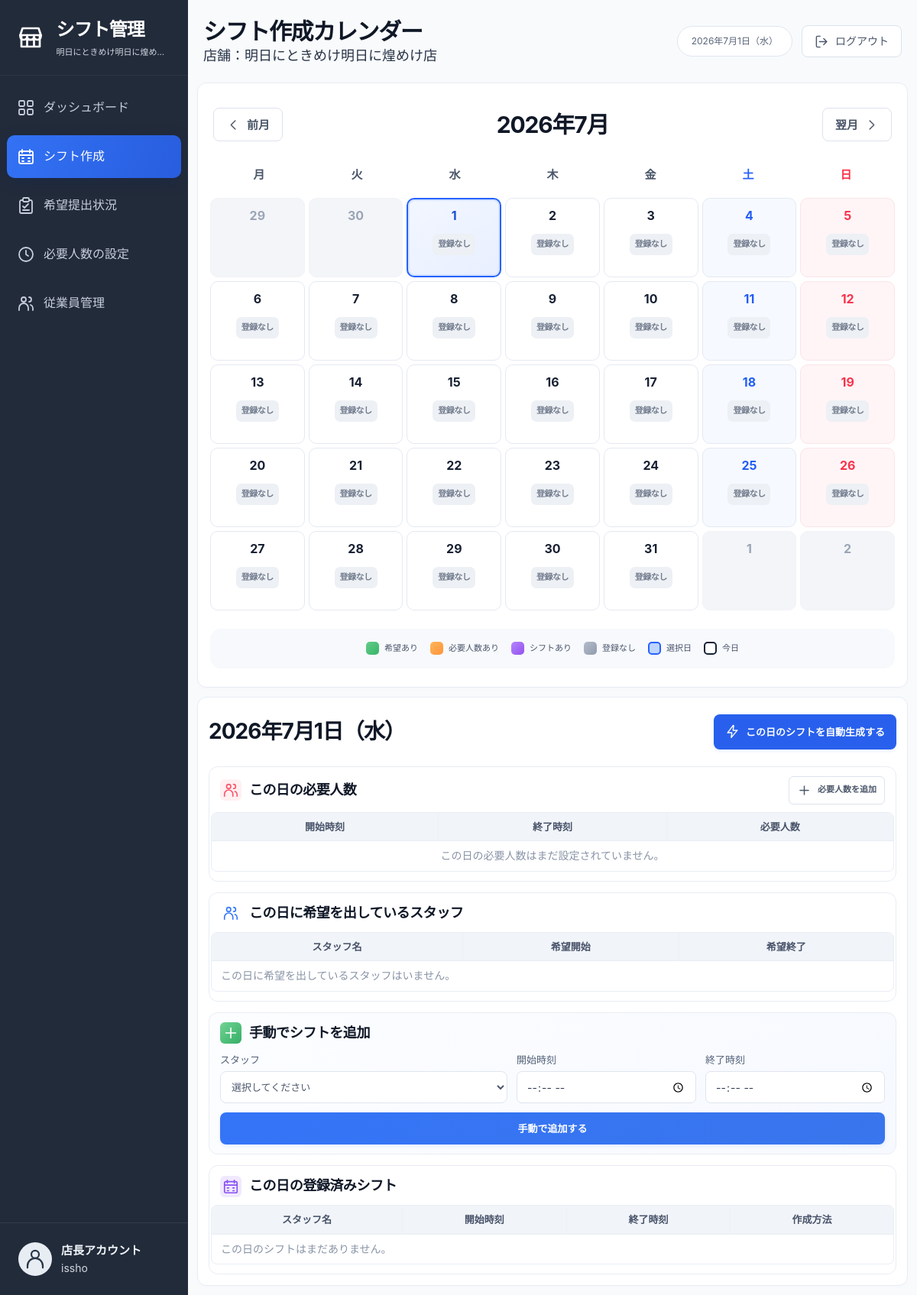
The page /manager/shifts/?year=2026&month=7 (signed in) on the database as committed earlier.
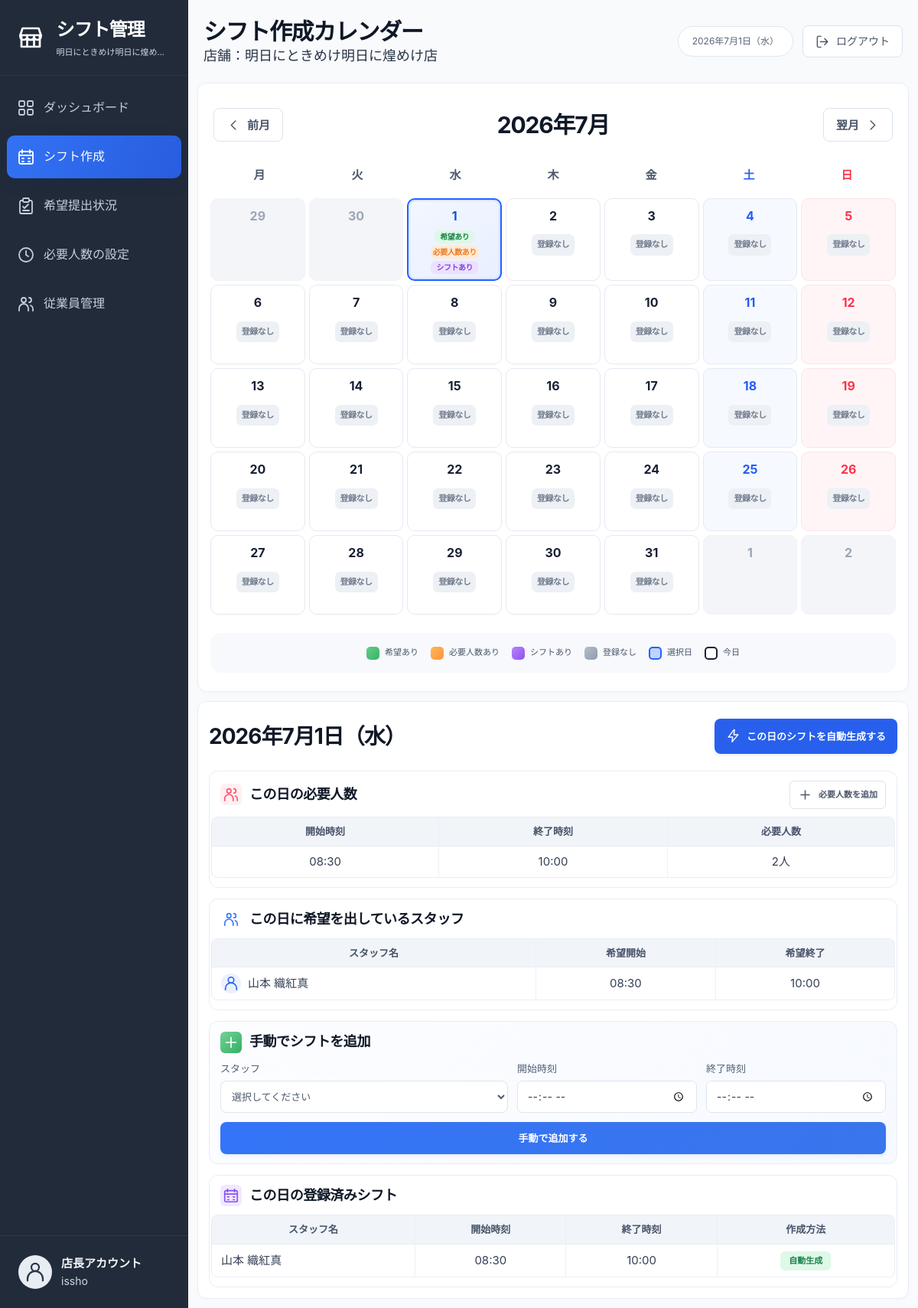
The same page on the database as committed later.
### shifts/models.py (models this page shows, shortened)
class Requirement(models.Model):
    store = models.ForeignKey(
        "accounts.Store",
        on_delete=models.CASCADE,
        related_name="requirements",
        null=True,
        blank=True,
    )
    work_date = models.DateField()
    start_time = models.TimeField()
    end_time = models.TimeField()
    required_staff_count = models.PositiveIntegerField()
    created_at = models.DateTimeField(auto_now_add=True)
    class Meta:
        ordering = ["work_date", "start_time"]

class Availability(models.Model):
    user = models.ForeignKey(
        settings.AUTH_USER_MODEL,
        on_delete=models.CASCADE
    )
    membership = models.ForeignKey(
        "accounts.StoreMembership",
        on_delete=models.CASCADE,
        related_name="availabilities",
        null=True,
        blank=True,
    )
    work_date = models.DateField()
    start_time = models.TimeField()
    end_time = models.TimeField()
    created_at = models.DateTimeField(auto_now_add=True)

class Shift(models.Model):
    user = models.ForeignKey(
        settings.AUTH_USER_MODEL,
        on_delete=models.CASCADE,
        related_name="shifts"
    )
    membership = models.ForeignKey(
        "accounts.StoreMembership",
        on_delete=models.CASCADE,
        related_name="shifts",
        null=True,
        blank=True,
    )
    store = models.ForeignKey(
        "accounts.Store",
        on_delete=models.CASCADE,
        related_name="shifts",
        null=True,
        blank=True,
    )
    work_date = models.DateField()
    start_time = models.TimeField()
    end_time = models.TimeField()
    is_generated = models.BooleanField(default=True)
    created_at = models.DateTimeField(auto_now_add=True)
    class Meta:
        ordering = ["work_date", "start_time"]

### accounts/models.py (models this page shows, shortened)
class StoreMembership(models.Model):
    ROLE_CHOICES = [
        ("manager", "Manager"),
        ("staff", "Staff"),
    ]
    RANK_CHOICES = [
        ("A", "A"),
        ("B", "B"),
        ("C", "C"),
    ]
    user = models.ForeignKey(
        User,
        on_delete=models.CASCADE,
        related_name="store_memberships",
    )
    store = models.ForeignKey(
        Store,
        on_delete=models.CASCADE,
        related_name="memberships",
    )
    role = models.CharField(
        max_length=20,
        choices=ROLE_CHOICES,
        default="staff",
    )
    rank = models.CharField(
        max_length=1,
        choices=RANK_CHOICES,
        default="C",
    )
    desired_shifts_per_week = models.PositiveIntegerField(default=0)
    is_active = models.BooleanField(default=True)
    created_at = models.DateTimeField(auto_now_add=True)
    class Meta:
        unique_together = ("user", "store")

class User(AbstractUser):
    ROLE_CHOICES = [
        ("admin", "Admin"),
        ("staff", "Staff"),
    ]
    RANK_CHOICES = [
        ("A", "A"),
        ("B", "B"),
        ("C", "C"),
    ]
    last_name = models.CharField(
        "苗字",
        max_length=150,
        blank=True,
    )
    first_name = models.CharField(
        "名前",
        max_length=150,
        blank=True,
    )
    role = models.CharField(
        max_length=10,
        choices=ROLE_CHOICES,
        default="staff",
    )
    rank = models.CharField(
        max_length=1,
        choices=RANK_CHOICES,
        default="C",
    )
    desired_shifts_per_week = models.PositiveIntegerField(default=0)
    @property
    def full_name_japanese(self):
        full_name = f"{self.last_name} {self.first_name}".strip()
        return full_name or self.username

### manager/views.py (the view)
# urls.py: path("shifts/", manager_views.shift_list, name="manager_shift_list"),
@login_required
def shift_list(request):
    manager_membership = StoreMembership.objects.filter(
        user=request.user,
        role="manager",
        is_active=True,
    ).select_related(
        "store",
        "store__company",
    ).first()
    if manager_membership is None:
        messages.error(request, "管理できる店舗がありません。")
        return redirect("manager_dashboard")
    store = manager_membership.store
    today = timezone.localdate()
    year = int(request.GET.get("year", today.year))
    month = int(request.GET.get("month", today.month))
    selected_date_text = request.GET.get("date")
    selected_date = parse_date(selected_date_text) if selected_date_text else today
    if selected_date is None or not selected_date_text:
        selected_date = (
            today
            if (year, month) == (today.year, today.month)
            else today.replace(year=year, month=month, day=1)
        )
    calendar_obj = calendar.Calendar(firstweekday=0)
    month_weeks = calendar_obj.monthdatescalendar(year, month)
    if month == 1:
        prev_year = year - 1
        prev_month = 12
    else:
        prev_year = year
        prev_month = month - 1
    if month == 12:
        next_year = year + 1
        next_month = 1
    else:
        next_year = year
        next_month = month + 1
    monthly_availabilities = Availability.objects.filter(
        membership__store=store,
        work_date__year=year,
        work_date__month=month,
    )
    monthly_requirements = Requirement.objects.filter(
        store=store,
        work_date__year=year,
        work_date__month=month,
    )
    monthly_shifts = Shift.objects.filter(
        store=store,
        work_date__year=year,
        work_date__month=month,
    )
    availability_dates = set(
        monthly_availabilities.values_list("work_date", flat=True)
    )
    requirement_dates = set(
        monthly_requirements.values_list("work_date", flat=True)
    )
    shift_dates = set(
        monthly_shifts.values_list("work_date", flat=True)
    )
    calendar_weeks = []
    for week in month_weeks:
        week_days = []
        for day in week:
            week_days.append(
                {
                    "date": day,
                    "day": day.day,
                    "is_current_month": day.month == month,
                    "is_today": day == today,
                    "is_selected": day == selected_date,
                    "has_availability": day in availability_dates,
                    "has_requirement": day in requirement_dates,
                    "has_shift": day in shift_dates,
                    "url": f"?year={year}&month={month}&date={day.isoformat()}",
                }
            )
        calendar_weeks.append(week_days)
    availabilities = Availability.objects.filter(
        membership__store=store,
        work_date=selected_date,
    ).select_related(
        "membership",
        "membership__user",
    ).order_by(
        "start_time",
        "end_time",
        "membership__user__username",
    )
    requirements = Requirement.objects.filter(
        store=store,
        work_date=selected_date,
    ).order_by(
        "start_time",
    )
    shifts = Shift.objects.filter(
        store=store,
        work_date=selected_date,
    ).select_related(
        "user",
        "membership",
        "membership__user",
        "store",
    ).order_by(
        "start_time",
        "membership__user__username",
    )
    if request.method == "POST":
        form = ShiftForm(
            request.POST,
            store=store,
            selected_date=selected_date,
        )
        if form.is_valid():
            shift = form.save(commit=False)
            shift.store = store
            shift.user = shift.membership.user
            shift.is_generated = False
            shift.save()
            messages.success(request, "手動でシフトを追加しました。")
            return redirect(
                f"{request.path}?year={shift.work_date.year}&month={shift.work_date.month}&date={shift.work_date}"
            )
    else:
        form = ShiftForm(
            store=store,
            selected_date=selected_date,
            initial={
                "work_date": selected_date,
            },
        )
    return render(
        request,
        "manager/shift_list.html",
        {
            "store": store,
            "year": year,
            "month": month,
            "calendar_weeks": calendar_weeks,
            "selected_date": selected_date,
            "availabilities": availabilities,
            "requirements": requirements,
            "shifts": shifts,
            "form": form,
            "prev_year": prev_year,
            "prev_month": prev_month,
            "next_year": next_year,
            "next_month": next_month,
        },
    )

### templates/manager/shift_list.html (shortened to what the changed rows need)
{% extends "manager/base.html" %}
{% load static i18n %}
{% block page_title %}シフト作成カレンダー{% endblock %}
{% block extra_css %}
<link rel="stylesheet" href="{% static 'manager/calendar.css' %}">
{% endblock %}
{% block content %}
{% language "ja" %}
<div class="shift-workspace">
  <section class="panel calendar-panel" aria-label="シフトカレンダー">
    <div class="calendar-toolbar">
      <h2>{{ year }}年{{ month }}月</h2>
    </div>
    <div class="calendar-grid">
      {% for week in calendar_weeks %}
        {% for day in week %}
          {% if day.is_current_month %}
            <a href="{{ day.url }}"
               class="calendar-day{% if day.date.weekday == 5 %} saturday{% elif day.date.weekday == 6 %} sunday{% endif %}{% if day.is_today %} is-today{% endif %}{% if day.is_selected %} is-selected{% endif %}"
               aria-label="{{ day.date|date:'n月j日' }}{% if day.is_today %} 今日{% endif %}{% if day.has_availability %} 希望あり{% endif %}{% if day.has_requirement %} 必要人数あり{% endif %}{% if day.has_shift %} シフトあり{% endif %}{% if not day.has_availability and not day.has_requirement and not day.has_shift %} 登録なし{% endif %}"
               {% if day.is_selected %}aria-current="date"{% endif %}>
              <span class="day-number">{{ day.day }}</span>
              <span class="day-status-list{% if day.has_availability and day.has_requirement and day.has_shift %} compact-statuses{% endif %}">
                {% if day.has_availability %}<span class="calendar-badge availability-badge">希望あり</span>{% endif %}
                {% if day.has_requirement %}<span class="calendar-badge requirement-badge">必要人数あり</span>{% endif %}
                {% if day.has_shift %}<span class="calendar-badge shift-badge">シフトあり</span>{% endif %}
                {% if not day.has_availability and not day.has_requirement and not day.has_shift %}<span class="calendar-badge empty-badge">登録なし</span>{% endif %}
              </span>
            </a>
          {% else %}
            <div class="calendar-day is-muted" aria-hidden="true"><span class="day-number">{{ day.day }}</span></div>
          {% endif %}
        {% endfor %}
      {% endfor %}
    </div>
  </section>
  <div class="day-details panel">
    <div class="detail-header">
      <h2>{{ selected_date|date:"Y年n月j日（D）" }}</h2>
    </div>
    <section class="panel detail-panel">
      <div class="table-wrap">
        <table class="data-table requirements-table">
          <thead><tr><th scope="col">開始時刻</th><th scope="col">終了時刻</th><th scope="col">必要人数</th></tr></thead>
          <tbody>
            {% for requirement in requirements %}
              <tr><td>{{ requirement.start_time|time:"H:i" }}</td><td>{{ requirement.end_time|time:"H:i" }}</td><td>{{ requirement.required_staff_count }}人</td></tr>
            {% empty %}
              <tr><td colspan="3" class="empty-state">この日の必要人数はまだ設定されていません。</td></tr>
            {% endfor %}
          </tbody>
        </table>
      </div>
    </section>
    <section class="panel detail-panel">
      <div class="table-wrap">
        <table class="data-table availability-table">
          <thead><tr><th scope="col">スタッフ名</th><th scope="col">希望開始</th><th scope="col">希望終了</th></tr></thead>
          <tbody>
            {% for availability in availabilities %}
              <tr>
                <td><span class="person-cell"><span class="avatar avatar-small" aria-hidden="true"><svg class="icon"><use href="#icon-user"></use></svg></span>{{ availability.membership.user.full_name_japanese }}</span></td>
                <td>{{ availability.start_time|time:"H:i" }}</td><td>{{ availability.end_time|time:"H:i" }}</td>
              </tr>
            {% empty %}
              <tr><td colspan="3" class="empty-state">この日に希望を出しているスタッフはいません。</td></tr>
            {% endfor %}
          </tbody>
        </table>
      </div>
    </section>
    <section class="panel detail-panel">
      <div class="table-wrap">
        <table class="data-table shifts-table">
          <thead><tr><th scope="col">スタッフ名</th><th scope="col">開始時刻</th><th scope="col">終了時刻</th><th scope="col">作成方法</th></tr></thead>
          <tbody>
            {% for shift in shifts %}
              <tr>
                <td>{{ shift.user.full_name_japanese }}</td><td>{{ shift.start_time|time:"H:i" }}</td><td>{{ shift.end_time|time:"H:i" }}</td>
                <td>{% if shift.is_generated %}<span class="method-badge generated-badge">自動生成</span>{% else %}<span class="method-badge manual-badge">手動</span>{% endif %}</td>
              </tr>
            {% empty %}
              <tr><td colspan="4" class="empty-state">この日のシフトはまだありません。</td></tr>
            {% endfor %}
          </tbody>
        </table>
      </div>
    </section>
  </div>
</div>
{% endlanguage %}
{% endblock %}

Rows that differ between the two databases and show on the page:
added Requirement: start_time "08:30", end_time "10:00", required_staff_count "2"
added Availability: membership.user.full_name_japanese "山本 織紅真", start_time "08:30", end_time "10:00"
added Shift: user.full_name_japanese "山本 織紅真", start_time "08:30", end_time "10:00", is_generated "自動生成"
Other text that changed with them:
list line gone: "登録なし"
new list line: "希望あり 必要人数あり シフトあり"
text no longer shown: "この日の必要人数はまだ設定されていません。 この日に希望を出しているスタッフはいません。 この日のシフトはまだありません。"
